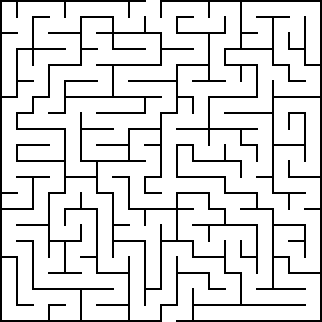
#> input picture Project_5_scene_analysing/task_1/20 by 20 orthogonal maze.png, 322 x 322 px
$ jupyter execute Project_5.ipynb   (shell and % lines are left out)
#> lines starting #> are read from the running program, lines starting #| are printed output that depends on the picture; after the words box and inside, x2 and y2 are one past the last pixel; in counts of white or black regions, pixels touching at a corner belong together
### Project_5_scene_analysing/task_1.py
import cv2
import numpy as np


def find_wall(start, area):

        temp = [start[0], start[1]]
        wall = 0

        while area[temp[0], temp[1]] > 240:
            temp[0] += 1
        while area[temp[0], temp[1]] < 240:
            wall += 1
            temp[0] += 1
        return wall


def do_step(temp, way, step, end, area) -> None:

        if  temp[1] - step > 0 and area[temp[0], temp[1] - step] == 255 and way[temp[0], temp[1] - step] == 0:
            way[temp[0], temp[1] - step] = way[temp[0], temp[1]] + 1
            if way[end[0], end[1]] == 0:

                do_step((temp[0], temp[1] - step), way, step, end, area)

        if temp[1] + step < len(area) and area[temp[0], temp[1] + step] == 255 and way[temp[0], temp[1] + step] == 0:
            way[temp[0], temp[1] + step] = way[temp[0], temp[1]] + 1
            if way[end[0], end[1]] == 0:

                do_step((temp[0], temp[1] + step), way, step, end, area)

        if temp[0] - step > 0 and area[temp[0] - step, temp[1]] == 255 and way[temp[0] - step, temp[1]] == 0:
            way[temp[0] - step, temp[1]] = way[temp[0], temp[1]] + 1
            if way[end[0], end[1]] == 0:

                do_step((temp[0] - step, temp[1]), way, step, end, area)

        if temp[0] + step < 322 and area[temp[0] + step, temp[1]] == 255 and way[temp[0] + step, temp[1]] == 0:
            way[temp[0] + step, temp[1]] = way[temp[0], temp[1]] + 1
            if way[end[0], end[1]] == 0:

                do_step((temp[0] + step, temp[1]), way, step, end, area)


def find_way_from_maze(image: np.ndarray) -> tuple:
    """
    Найти путь через лабиринт.

    :param image: изображение лабиринта
    :return: координаты пути из лабиринта в виде (x, y), где x и y - это массивы координат
    """

    area = cv2.inRange(image, (240, 240, 240), (255, 255, 255))
    y = np.argwhere(area[0] == 255)
    start = (0, (np.sum(y) // len(y)))

    wall = find_wall(start, area)
    passage = len(y)

    step = (passage + wall) // 2

    y = np.argwhere(area[len(area) - 1] == 255)

    end = (len(area) - 1, (np.sum(y) // len(y)))
    way = np.zeros_like(area)
    way[start[0] + 1, start[1]] = 1

    coords = []
    #temp -  координаты точки
    start = (start[0] + 1, start[1])
    do_step(start, way, step, end, area)
    coords = [end]

    temp = end
    while temp != start:
        if way[temp[0], temp[1] - step] == way[temp[0], temp[1]] - 1:
            temp = (temp[0], temp[1] - step)

        elif way[temp[0], temp[1] + step] == way[temp[0], temp[1]] - 1:
            temp = (temp[0], temp[1] + step)

        elif way[temp[0] - step, temp[1]] == way[temp[0], temp[1]] - 1:
            temp = (temp[0] - step, temp[1])

        elif way[temp[0] + step, temp[1]] == way[temp[0], temp[1]] - 1:
            temp = (temp[0] + step, temp[1])

        coords.append(temp)

    coords = np.asarray(coords)
    coords = coords.T.flatten()
    coords = coords.reshape(2, int(len(coords) / 2))

    return coords

### Project_5_scene_analysing/task_2.py
import cv2
import numpy as np


def find_count(image_hsv):

    coords = []

    hsv_low = (25, 0, 235)
    hsv_high = (40, 256, 256)
    borders_area = cv2.inRange(image_hsv, hsv_low, hsv_high)
    temp = 2

    for i in range(len(borders_area[10]) - 1):
        if borders_area[10][i] != borders_area[10][i + 1]:
            coords.append(i + 1)
            temp += 1

    return coords, temp / 2


def find_road_number(image: np.ndarray) -> int:
    """
    Найти номер дороги, на которой нет препятсвия в конце пути.

    :param image: исходное изображение
    :return: номер дороги, на котором нет препятсвия на дороге
    """
    road_number = None

    image_hsv = cv2.cvtColor(image, cv2.COLOR_RGB2HSV)

    coords, count_borders = find_count(image_hsv)
    coords = np.asarray(coords)
    coords = coords.reshape(int(len(coords) / 2), 2)

    imgs_list = []
    for i in range(int(count_borders - 1)):
        imgs_list.append(image_hsv[:, coords[i,0] : coords[i,1], :])

    message = 'error'
    for i in range(len(imgs_list)):

        hsv_low = (0, 200, 200)
        hsv_high = (8, 256, 256)
        red_detection = cv2.inRange(imgs_list[i], hsv_low, hsv_high)

        if np.count_nonzero(red_detection) == 0:

            hsv_low = (90, 150, 150)
            hsv_high = (130, 256, 256)
            blue_detection = cv2.inRange(imgs_list[i], hsv_low, hsv_high)

            if np.count_nonzero(blue_detection) == 0:
                road_number = i
                message = f'Нужно перестроиться на дорогу номер {road_number}'

            else:
                message = 'Перестраиваться не нужно'

    return message

### Project_5_scene_analysing/Project_5.ipynb
# Семантическое понимание сцены

Задача проекта - проанализировав изображение распознать объекты и их месторасположение на рисунке. Выделение объектов осуществляется с помощью фильтра цветовой гаммы `inRange`. В задаче 1 требуется найти выход из лабиринта распознав стены на изображени, в задаче 2 - идентифицировать дороги и наличие пробок на каждой из них.

[cell 1]
import cv2
import numpy as np

import matplotlib.pyplot as plt

[cell 2]
def plot_one_image(image: np.ndarray) -> None:
    """
    Отобразить изображение с помощью matplotlib.
    Вспомогательная функция.

    :param image: изображение для отображения
    :return: None
    """
    fig, axs = plt.subplots(1, 1, figsize=(8, 7))

    axs.imshow(image)
    axs.axis('off')
    plt.plot()

# Задача №1 - Лабиринт

Реализуем алгоритм поиска выхода из лабиринта по растровому изобажению.
Алгоритм будет находить путь (координаты пикселей) от заданного входа сверху до выхода снизу.

После чего отрисуем получившийся маршрут на карте с помощью функции ```plot_maze_path(img, coords)```.

__Input:__

Изображение лабиринта в кодировке $RGB$.

Все карты лежат на [яндекс-диске](https://yadi.sk/d/qEWVZk2picDdZw)

__Ouput:__

Массив координат пути через лабиринт в виде ```(np.array(x), np.array(y))```.

[cell 3]
from task_1 import find_way_from_maze

[cell 4]
def plot_maze_path(image: np.ndarray, coords: tuple) -> np.ndarray:
    """
    Нарисовать путь через лабиринт на изображении.
    Вспомогательная функция.

    :param image: изображение лабиринта
    :param coords: координаты пути через лабиринт типа (x, y) где x и y - массивы координат точек
    :return img_wpath: исходное изображение с отрисованными координатами
    """
    if image.ndim != 3:
        img = cv2.cvtColor(img, cv2.COLOR_GRAY2BGR)

    img_wpath = image.copy()
    if True:
        x, y = coords
        img_wpath[x, y, :] = [0, 0, 255]

    return img_wpath

Загрузим тестовое изображение и отобразим его.

[cell 5]
test_image = cv2.imread('task_1/20 by 20 orthogonal maze.png')
#> test_image is the input picture: shape (322, 322, 3); 86.4% white; black in thin lines or dots

plot_one_image(test_image)

Теперь реализуем функцию ```plot_maze_path``` в ```task_1.py``` для того, чтобы найти координаты пути через лабиринт.

[cell 6]
way_coords = find_way_from_maze(test_image)  # вычислить координаты пути через лабиринт
#> in find_way_from_maze, `area = cv2.inRange(image, (240, 240, 240), (255, 255, 255))`: area: shape (322, 322); 86.4% white; black in thin lines or dots
#> in find_way_from_maze, `y = np.argwhere(area[0] == 255)`: y = [146, 147, 148, 149, 150, 151, 152, 153, 154, 155, 156, 157, 158, 159]
#> in find_way_from_maze, `start = (0, (np.sum(y) // len(y)))`: start = (0, 152)
#> in find_wall, `temp = [start[0], start[1]]`: temp = [0, 152]
#> the loop in find_wall, `while area[temp[0], temp[1]] > 240:` made 32 passes
#> after the loop in find_wall, `while area[temp[0], temp[1]] > 240:`: temp = [32, 152]
#> the loop in find_wall, `while area[temp[0], temp[1]] < 240:` made 2 passes
#> wall on passes 1 to 2: 1, 2
#> after the loop in find_wall, `while area[temp[0], temp[1]] < 240:`: temp = [34, 152]; wall = 2
#> in find_way_from_maze, `passage = len(y)`: passage = 14
#> in find_way_from_maze, `step = (passage + wall) // 2`: step = 8
#> in find_way_from_maze, `y = np.argwhere(area[len(area) - 1] == 255)`: y = [162, 163, 164, 165, 166, 167, 168, 169, 170, 171, 172, 173, 174, 175]
#> in find_way_from_maze, `end = (len(area) - 1, (np.sum(y) // len(y)))`: end = (321, 168)
#> in find_way_from_maze, `start = (start[0] + 1, start[1])`: start = (1, 152)
#> in do_step (call 3), `way[temp[0], temp[1] - step] = way[temp[0], temp[1]] + 1`: way: shape (322, 322); min 0, max 4, mean 9.64e-05
#> in do_step (call 4), `way[temp[0] + step, temp[1]] = way[temp[0], temp[1]] + 1`: way: shape (322, 322); min 0, max 5, mean 0.000145
#> in do_step (call 5), `way[temp[0] + step, temp[1]] = way[temp[0], temp[1]] + 1`: way: shape (322, 322); min 0, max 6, mean 0.000203
#> in do_step (call 6), `way[temp[0], temp[1] - step] = way[temp[0], temp[1]] + 1`: way: shape (322, 322); min 0, max 7, mean 0.00027
#> in do_step (call 7), `way[temp[0], temp[1] - step] = way[temp[0], temp[1]] + 1`: way: shape (322, 322); min 0, max 8, mean 0.000347
#> in do_step (call 8), `way[temp[0] - step, temp[1]] = way[temp[0], temp[1]] + 1`: way: shape (322, 322); min 0, max 9, mean 0.000434
#> in do_step (call 9), `way[temp[0] - step, temp[1]] = way[temp[0], temp[1]] + 1`: way: shape (322, 322); min 0, max 10, mean 0.00053
#> in do_step (call 10), `way[temp[0], temp[1] - step] = way[temp[0], temp[1]] + 1`: way: shape (322, 322); min 0, max 11, mean 0.000637
#> in do_step (call 11), `way[temp[0], temp[1] - step] = way[temp[0], temp[1]] + 1`: way: shape (322, 322); min 0, max 12, mean 0.000752
#> in do_step (call 12), `way[temp[0], temp[1] - step] = way[temp[0], temp[1]] + 1`: way: shape (322, 322); min 0, max 13, mean 0.000878
#> in do_step (call 13), `way[temp[0], temp[1] - step] = way[temp[0], temp[1]] + 1`: way: shape (322, 322); min 0, max 14, mean 0.00101
#> in do_step (call 14), `way[temp[0], temp[1] - step] = way[temp[0], temp[1]] + 1`: way: shape (322, 322); min 0, max 15, mean 0.00116
#> in do_step (call 15), `way[temp[0], temp[1] - step] = way[temp[0], temp[1]] + 1`: way: shape (322, 322); min 0, max 16, mean 0.00131
#> in do_step (call 16), `way[temp[0] + step, temp[1]] = way[temp[0], temp[1]] + 1`: way: shape (322, 322); min 0, max 17, mean 0.00148
#> in do_step (call 17), `way[temp[0] + step, temp[1]] = way[temp[0], temp[1]] + 1`: way: shape (322, 322); min 0, max 18, mean 0.00165
#> in do_step (call 18), `way[temp[0], temp[1] - step] = way[temp[0], temp[1]] + 1`: way: shape (322, 322); min 0, max 19, mean 0.00183
#> in do_step (call 19), `way[temp[0], temp[1] - step] = way[temp[0], temp[1]] + 1`: way: shape (322, 322); min 0, max 20, mean 0.00203
#> in do_step (call 20), `way[temp[0], temp[1] - step] = way[temp[0], temp[1]] + 1`: way: shape (322, 322); min 0, max 21, mean 0
#> in do_step (call 21), `way[temp[0], temp[1] - step] = way[temp[0], temp[1]] + 1`: way: shape (322, 322); min 0, max 22, mean 0
#> in do_step (call 22), `way[temp[0] + step, temp[1]] = way[temp[0], temp[1]] + 1`: way: shape (322, 322); min 0, max 23, mean 0
#> in do_step (call 23), `way[temp[0] + step, temp[1]] = way[temp[0], temp[1]] + 1`: way: shape (322, 322); min 0, max 24, mean 0
#> in do_step (call 24), `way[temp[0], temp[1] + step] = way[temp[0], temp[1]] + 1`: way: shape (322, 322); min 0, max 25, mean 0
#> in do_step (call 25), `way[temp[0], temp[1] + step] = way[temp[0], temp[1]] + 1`: way: shape (322, 322); min 0, max 26, mean 0
#> in do_step (call 26), `way[temp[0], temp[1] + step] = way[temp[0], temp[1]] + 1`: way: shape (322, 322); min 0, max 27, mean 0
#> in do_step (call 27), `way[temp[0], temp[1] + step] = way[temp[0], temp[1]] + 1`: way: shape (322, 322); min 0, max 28, mean 0
#> in do_step (call 28), `way[temp[0] + step, temp[1]] = way[temp[0], temp[1]] + 1`: way: shape (322, 322); min 0, max 29, mean 0
#> in do_step (call 29), `way[temp[0] + step, temp[1]] = way[temp[0], temp[1]] + 1`: way: shape (322, 322); min 0, max 30, mean 0
#> in do_step (call 30), `way[temp[0], temp[1] - step] = way[temp[0], temp[1]] + 1`: way: shape (322, 322); min 0, max 31, mean 0
#> in do_step (call 31), `way[temp[0], temp[1] - step] = way[temp[0], temp[1]] + 1`: way: shape (322, 322); min 0, max 32, mean 0
#> in do_step (call 32), `way[temp[0], temp[1] - step] = way[temp[0], temp[1]] + 1`: way: shape (322, 322); min 0, max 33, mean 0
#> in do_step (call 33), `way[temp[0], temp[1] - step] = way[temp[0], temp[1]] + 1`: way: shape (322, 322); min 0, max 34, mean 0
#> in do_step (call 34), `way[temp[0] + step, temp[1]] = way[temp[0], temp[1]] + 1`: way: shape (322, 322); min 0, max 35, mean 0
#> in do_step (call 35), `way[temp[0] + step, temp[1]] = way[temp[0], temp[1]] + 1`: way: shape (322, 322); min 0, max 36, mean 0
#> in do_step (call 36), `way[temp[0], temp[1] - step] = way[temp[0], temp[1]] + 1`: way: shape (322, 322); min 0, max 37, mean 0
#> in do_step (call 37), `way[temp[0], temp[1] - step] = way[temp[0], temp[1]] + 1`: way: shape (322, 322); min 0, max 38, mean 0
#> in do_step (call 38), `way[temp[0] - step, temp[1]] = way[temp[0], temp[1]] + 1`: way: shape (322, 322); min 0, max 39, mean 0
#> in do_step (call 39), `way[temp[0] - step, temp[1]] = way[temp[0], temp[1]] + 1`: way: shape (322, 322); min 0, max 40, mean 0
#> in do_step (call 36), `way[temp[0] + step, temp[1]] = way[temp[0], temp[1]] + 1`: way: shape (322, 322); min 0, max 40, mean 0
#> in do_step (call 20), `way[temp[0] - step, temp[1]] = way[temp[0], temp[1]] + 1`:
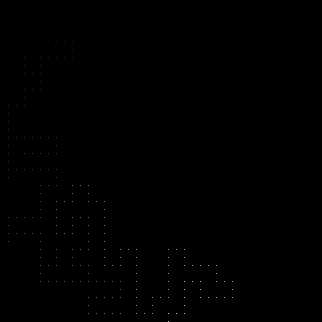
#> way: shape (322, 322); min 0, max 183, mean 0.2
#> in do_step (call 2), `way[temp[0] + step, temp[1]] = way[temp[0], temp[1]] + 1`: way: shape (322, 322); under 0.01% of pixels changed, all inside (x1, y1, x2, y2) = (152, 17, 153, 18)
#> in find_way_from_maze, `coords = [end]`: coords = [(321, 168)]
#> in find_way_from_maze, `temp = end`: temp = (321, 168)
#> the loop in find_way_from_maze, `while temp != start:` made 182 passes
#> temp on passes 1 to 12: (313, 168), (313, 176), (313, 184), (305, 184), (297, 184), (289, 184), (281, 184), (281, 192), (281, 200), (289, 200), (297, 200), (297, 208)
#> after the loop in find_way_from_maze, `while temp != start:`: coords = 183 pairs, first value 1 to 321, second value 8 to 232; temp = (1, 152)
#> in find_way_from_maze, `coords = coords.T.flatten()`: coords = 366 values, max 321 at index 0, min 1 at index 182, mean 145
find_way_from_maze(test_image)
#> the loop in find_wall (call 2), `while area[temp[0], temp[1]] > 240:` made 32 passes
#> the loop in find_wall (call 2), `while area[temp[0], temp[1]] < 240:` made 2 passes
#> the loop in find_way_from_maze (call 2), `while temp != start:` made 182 passes
image_with_way = plot_maze_path(test_image, way_coords)
#> in plot_maze_path, `x, y = coords`: x = 183 values, max 321 at index 0, min 1 at index 182, mean 194.3; y = 183 values, max 232 at index 15, min 8 at index 111, mean 95.74
#> in plot_maze_path, `img_wpath[x, y, :] = [0, 0, 255]`:
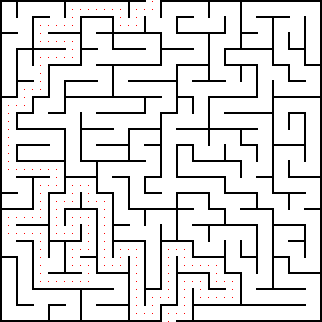
#> img_wpath: shape (322, 322, 3); 0.18% of pixels changed, all inside (x1, y1, x2, y2) = (8, 1, 233, 322)

plot_one_image(image_with_way)

# Задача №2 - Пробки в городе

Напишем программу, которая на вход принимает картинку, на которой схематически изображена машинка на дороге с $N$ полосами и препятствия на полосах. Соответствующие объекты обозначены цветами, которые сохраняются на всех изображениях.

Результатом работы программы является номер полосы, на которую нужно перестроиться или сообщение о том, что перестраиваться не нужно.

**Примечание: номер дороги считается слева направо, отсчет начинается с нуля.**

Примеры изображений:
<table><tr>
    <td>  </td>
    <td>  </td>
</tr></table>

[cell 7]
from task_2 import find_road_number

[cell 8]
test_image = cv2.imread('task_2/image_00.jpg')
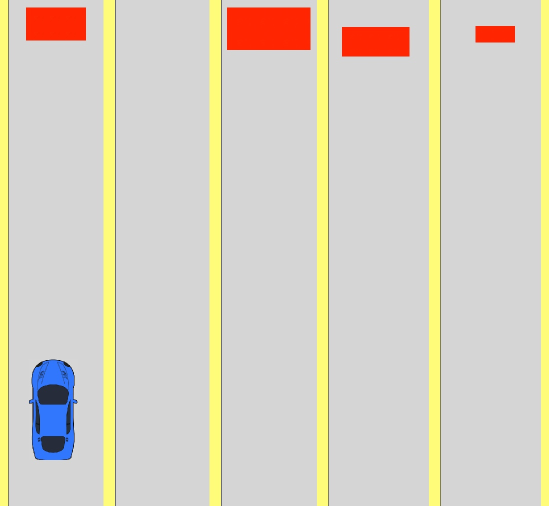
#> input picture Project_5_scene_analysing/task_2/image_00.jpg, 1098 x 1012 px (shown at 1/2 size)
#> test_image is the input picture: shape (1012, 1098, 3); mean B, G, R 195.1, 209.5, 215.6
test_image = cv2.cvtColor(test_image, cv2.COLOR_BGR2RGB)
plot_one_image(test_image)

[cell 9]
message = find_road_number(test_image)
#> in find_road_number, `image_hsv = cv2.cvtColor(image, cv2.COLOR_RGB2HSV)`: image_hsv: shape (1012, 1098, 3); mean H, S, V 11.5, 26.5, 217.6
#> after the loop in find_count, `for i in range(len(borders_area[10]) - 1):`: coords = [17, 207, 230, 419, 442, 634, 657, 858, 881, 1082]; temp = 12
#> in find_road_number, `coords, count_borders = find_count(image_hsv)`: coords = [17, 207, 230, 419, 442, 634, 657, 858, 881, 1082]; count_borders = 6
#> in find_road_number, `coords = coords.reshape(int(len(coords) / 2), 2)`: coords = [[17, 207], [230, 419], [442, 634], [657, 858], [881, 1082]]
#> after the loop in find_road_number, `for i in range(int(count_borders - 1)):`: imgs_list = 5 items
#> the loop in find_road_number, `for i in range(len(imgs_list)): ` made 5 passes
#> (hsv_low, hsv_high, road_number, message) on pass 2: ((90, 150, 150), (130, 256, 256), 1, 'Нужно перестроиться на дорогу номер 1')
#> (hsv_low, hsv_high) on passes 1, 3, 4, 5: ((0, 200, 200), (8, 256, 256)), ((0, 200, 200), (8, 256, 256)), ((0, 200, 200), (8, 256, 256)), ((0, 200, 200), (8, 256, 256))
#> message = 'Нужно перестроиться на дорогу номер 1'

print(message)
#| Нужно перестроиться на дорогу номер 1
